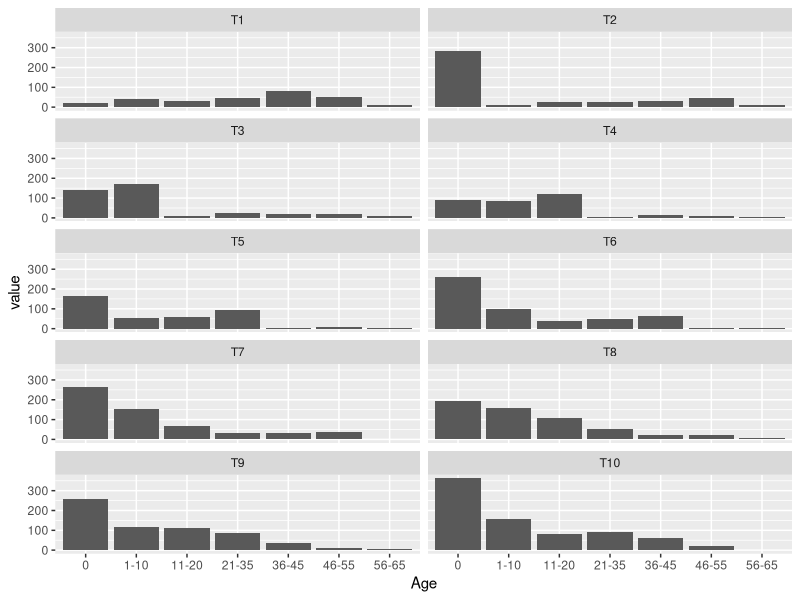
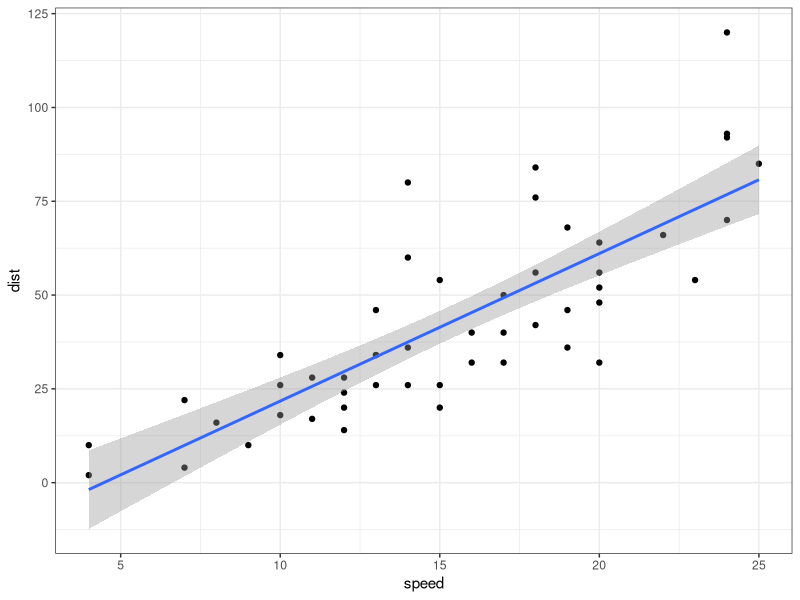
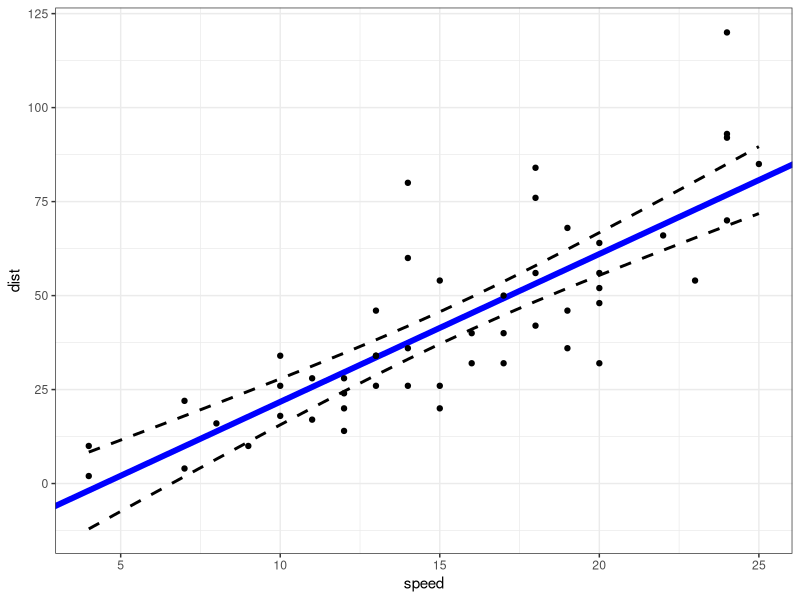

Source code (R) for these figures, in order:
# ---
# title: "Краткое введение в мир матричной алгебры"
# subtitle: "Линейные модели..."
# author: "Вадим Хайтов, Марина Варфоломеева"

#Создаем матрицу из вектора

matrix(1:12, ncol = 3)

# Единичная матрица
diag(rep(1,5))


# Создаем искусственный датасет для демонстрации сложения матриц
Large <- data.frame(Sp1 = round(rnorm(5, 10, 2)), Sp2 = round(rnorm(5, 10, 3)), Sp3 = round(rnorm(5, 10, 2)))

rownames(Large) <- c("Sample1", "Sample2", "Sample3", "Sample4", "Sample5" )

Small <- data.frame(Sp1 = round(rnorm(5, 50, 5)), Sp2 = round(rnorm(5, 50, 5)), Sp3 = round(rnorm(5, 50, 5)))

rownames(Small) <- c("Sample1", "Sample2", "Sample3", "Sample4", "Sample5" )

Large
Small


Large + Small


##Скалярное произведеине

Rpocessed_portion <- c(1, 1, 1/2, 1/3, 1/4)
Processed_Factor <- 1/Rpocessed_portion

Small * Processed_Factor

#Матричное произведение двух вектров
N <- c(20, 40, 32, 45, 80, 50, 10)
Fert <- c( 0,  0,   1,   2,   2,   0,   0)

t(N) %*% (Fert)

#Матричные произведения




## Демографическая модель с использованием матриц Лесли

T1 <- c(20, 40, 32, 45, 80, 50, 10)
Age <- c("0", "1-10", "11-20", "21-35", "36-45", "46-55", "56-65")
Pop <- data.frame(Age, T1)

Lesl <- matrix(
c( 0,  0,   1,   2,   2,   0,   0,
  0.6, 0,   0,   0,   0,   0,   0,
   0,  0.7, 0,   0,   0,   0,   0,
   0,  0,   0.8, 0,   0,   0,   0,
   0,  0,   0,   0.7, 0,   0,   0,
   0,  0,   0,   0,   0.6, 0,   0,
   0, 0,    0,   0,   0,  0.2, 0  ),
byrow = T,
ncol = 7)

Lesl

Pop$T2 <- as.vector( Lesl %*% (Pop$T1 ))
Pop$T3 <- as.vector( Lesl %*% (Pop$T2 ))
Pop$T4 <- as.vector( Lesl %*% (Pop$T3 ))
Pop$T5 <- as.vector( Lesl %*% (Pop$T4 ))
Pop$T6 <- as.vector( Lesl %*% (Pop$T5 ))
Pop$T7 <- as.vector( Lesl %*% (Pop$T6 ))
Pop$T8 <- as.vector( Lesl %*% (Pop$T7 ))
Pop$T9 <- as.vector( Lesl %*% (Pop$T8 ))
Pop$T10 <- as.vector( Lesl %*% (Pop$T9 ))

library(ggplot2)
library(reshape2)
Pop2 <- melt(Pop)
ggplot(Pop2, aes(x=Age, y = value)) + geom_bar(stat = "identity") + facet_wrap(~variable, ncol = 2)

#Вычисляем матрицу корреляций с помощью матричной алгебры


brain <- read.csv("data/IQ_brain.csv", header = TRUE)
br <- brain[complete.cases(brain), -1]
br <- as.matrix(br)
br_scaled <- scale(br) #Стандартизация данных

cor_matrix <- t(br_scaled) %*% br_scaled / (nrow(br_scaled) - 1)

cor_matrix

# Решение систем линейных уравнений с помощью матричной алгебры







##Строим линию регрессии  с помощью средств ggplot2

data(cars)
Mod <- lm(dist ~ speed, data = cars)
coefficients(Mod)

library(ggplot2)
theme_set(theme_bw())
ggplot(cars, aes(x = speed, y = dist)) + geom_point() + geom_smooth(method = "lm")


##Строим линию регрессии вручную

X <- model.matrix(~speed, data = cars)
Y <- cars$dist
betas <- solve(t(X) %*% X) %*% (t(X) %*% Y)
betas


predict_values <- X %*% betas

resid_values <- cars$dist - predict_values

s2 <- sum(resid_values^2)/(length(resid_values) - length(betas))

covbetas <- s2 * solve(t(X) %*% X)

covbetas

MyData <- data.frame(speed = seq(min(cars$speed), max(cars$speed)))
head(MyData)

X <- model.matrix( ~ speed, data = MyData)
head(X)


MyData$predicted <- X %*% betas

MyData$se <- sqrt(diag(X %*% covbetas %*% t(X)))

MyData$CiUp  <- MyData$predicted + 1.96 *MyData$se

MyData$CiLow  <- MyData$predicted - 1.96 *MyData$se

ggplot(MyData, aes(x = speed, y = predicted)) +
  geom_line(aes(x = speed, y = CiUp),
            linetype = 2, size = 1) +
  geom_line(aes(x = speed, y = CiLow),
            linetype = 2, size = 1)+
  geom_abline(slope = betas[2], intercept = betas[1],
              color = "blue", size=2) +
  geom_point(data = cars, aes(x = speed, y = dist)) +
  ylab("dist")
